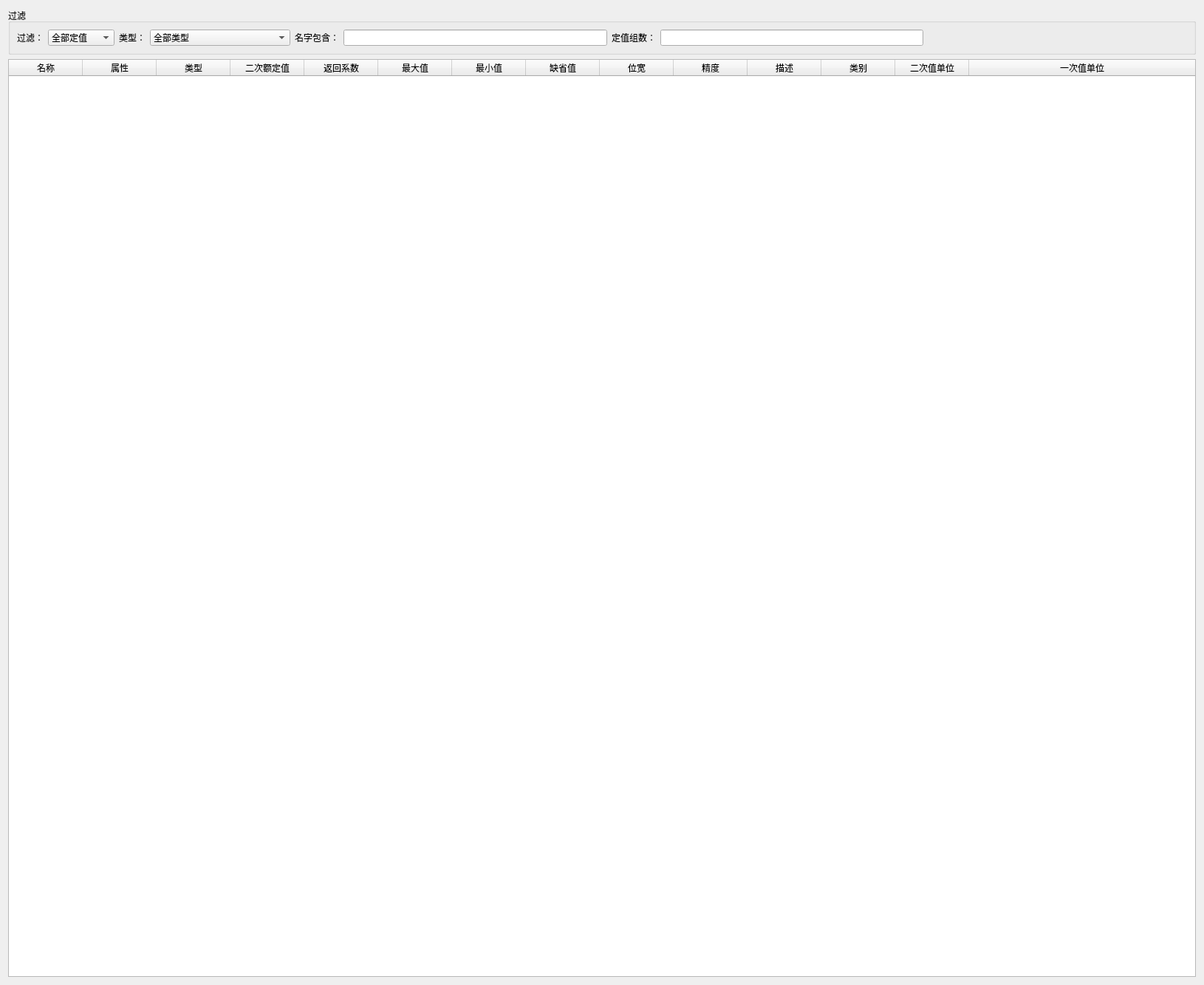
<?xml version="1.0" encoding="UTF-8"?>
<ui version="4.0">
 <class>CSettingWnd</class>
 <widget class="QWidget" name="CSettingWnd">
  <property name="geometry">
   <rect>
    <x>0</x>
    <y>0</y>
    <width>1630</width>
    <height>1334</height>
   </rect>
  </property>
  <property name="windowTitle">
   <string>Form</string>
  </property>
  <layout class="QVBoxLayout" name="verticalLayout">
   <item>
    <widget class="QGroupBox" name="groupBox">
     <property name="title">
      <string>过滤</string>
     </property>
     <layout class="QHBoxLayout" name="horizontalLayout">
      <item>
       <widget class="QLabel" name="label">
        <property name="text">
         <string>过滤：</string>
        </property>
       </widget>
      </item>
      <item>
       <widget class="QComboBox" name="m_SelectComboBox">
        <item>
         <property name="text">
          <string>全部定值</string>
         </property>
        </item>
        <item>
         <property name="text">
          <string>不分组定值</string>
         </property>
        </item>
        <item>
         <property name="text">
          <string>分组定值</string>
         </property>
        </item>
       </widget>
      </item>
      <item>
       <widget class="QLabel" name="label_2">
        <property name="text">
         <string>类型：</string>
        </property>
       </widget>
      </item>
      <item>
       <widget class="QComboBox" name="m_TypeComboBox">
        <item>
         <property name="text">
          <string>全部类型</string>
         </property>
        </item>
        <item>
         <property name="text">
          <string>无类型</string>
         </property>
        </item>
        <item>
         <property name="text">
          <string>控制字</string>
         </property>
        </item>
        <item>
         <property name="text">
          <string>电流型</string>
         </property>
        </item>
        <item>
         <property name="text">
          <string>电压型</string>
         </property>
        </item>
        <item>
         <property name="text">
          <string>阻抗型</string>
         </property>
        </item>
        <item>
         <property name="text">
          <string>角度型</string>
         </property>
        </item>
        <item>
         <property name="text">
          <string>时间型</string>
         </property>
        </item>
        <item>
         <property name="text">
          <string>计算型</string>
         </property>
        </item>
        <item>
         <property name="text">
          <string>PTCT型</string>
         </property>
        </item>
        <item>
         <property name="text">
          <string>PT型</string>
         </property>
        </item>
        <item>
         <property name="text">
          <string>CT型</string>
         </property>
        </item>
        <item>
         <property name="text">
          <string>CT1次额定值</string>
         </property>
        </item>
        <item>
         <property name="text">
          <string>CT2次额定值</string>
         </property>
        </item>
        <item>
         <property name="text">
          <string>比率系数</string>
         </property>
        </item>
        <item>
         <property name="text">
          <string>电压滑差</string>
         </property>
        </item>
        <item>
         <property name="text">
          <string>字符串型</string>
         </property>
        </item>
        <item>
         <property name="text">
          <string>定值区号</string>
         </property>
        </item>
        <item>
         <property name="text">
          <string>系统参数</string>
         </property>
        </item>
        <item>
         <property name="text">
          <string>长度型</string>
         </property>
        </item>
        <item>
         <property name="text">
          <string>频率型</string>
         </property>
        </item>
        <item>
         <property name="text">
          <string>频率滑差型</string>
         </property>
        </item>
        <item>
         <property name="text">
          <string>出口定值</string>
         </property>
        </item>
        <item>
         <property name="text">
          <string>距离保护用角度</string>
         </property>
        </item>
        <item>
         <property name="text">
          <string>不受CT二次值影响的电流定值</string>
         </property>
        </item>
       </widget>
      </item>
      <item>
       <widget class="QLabel" name="label_3">
        <property name="text">
         <string>名字包含：</string>
        </property>
       </widget>
      </item>
      <item>
       <widget class="QLineEdit" name="m_KeyLineEdit"/>
      </item>
      <item>
       <widget class="QLabel" name="label_4">
        <property name="text">
         <string>定值组数：</string>
        </property>
       </widget>
      </item>
      <item>
       <widget class="QLineEdit" name="m_SettingGroups"/>
      </item>
      <item>
       <spacer name="horizontalSpacer">
        <property name="orientation">
         <enum>Qt::Horizontal</enum>
        </property>
        <property name="sizeHint" stdset="0">
         <size>
          <width>339</width>
          <height>20</height>
         </size>
        </property>
       </spacer>
      </item>
     </layout>
    </widget>
   </item>
   <item>
    <widget class="QTableWidget" name="m_TableWidget">
     <property name="selectionMode">
      <enum>QAbstractItemView::SingleSelection</enum>
     </property>
     <property name="selectionBehavior">
      <enum>QAbstractItemView::SelectRows</enum>
     </property>
     <attribute name="horizontalHeaderStretchLastSection">
      <bool>true</bool>
     </attribute>
     <column>
      <property name="text">
       <string>名称</string>
      </property>
     </column>
     <column>
      <property name="text">
       <string>属性</string>
      </property>
     </column>
     <column>
      <property name="text">
       <string>类型</string>
      </property>
     </column>
     <column>
      <property name="text">
       <string>二次额定值</string>
      </property>
     </column>
     <column>
      <property name="text">
       <string>返回系数</string>
      </property>
     </column>
     <column>
      <property name="text">
       <string>最大值</string>
      </property>
     </column>
     <column>
      <property name="text">
       <string>最小值</string>
      </property>
     </column>
     <column>
      <property name="text">
       <string>缺省值</string>
      </property>
     </column>
     <column>
      <property name="text">
       <string>位宽</string>
      </property>
     </column>
     <column>
      <property name="text">
       <string>精度</string>
      </property>
     </column>
     <column>
      <property name="text">
       <string>描述</string>
      </property>
     </column>
     <column>
      <property name="text">
       <string>类别</string>
      </property>
     </column>
     <column>
      <property name="text">
       <string>二次值单位</string>
      </property>
     </column>
     <column>
      <property name="text">
       <string>一次值单位</string>
      </property>
     </column>
    </widget>
   </item>
  </layout>
 </widget>
 <resources/>
 <connections/>
</ui>
